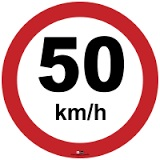
#> input picture Processamento de imagens/Trabalho 4/3/entrada/50km.jpg, 160 x 160 px
$ python 3.py
#> lines starting #> are read from the running program, lines starting #| are printed output that depends on the picture
import cv2
import os
from matplotlib import pyplot as plt

img_test = cv2.imread("./3/entrada/50km.jpg", cv2.IMREAD_GRAYSCALE)
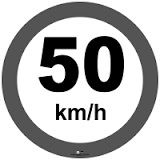
#> img_test: shape (160, 160); min 0, max 255, mean 176.9
sift = cv2.SIFT_create()
#> (the run stopped early here; a loop or call above may not have finished)

$ run again, with Processamento de imagens/Trabalho 4/3/entrada/lombada.jpg copied over Processamento de imagens/Trabalho 4/3/entrada/50km.jpg
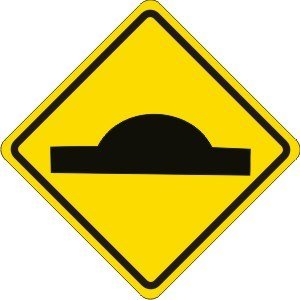
#> input picture Processamento de imagens/Trabalho 4/3/entrada/lombada.jpg, 300 x 300 px
#> `img_test = cv2.imread("./3/entrada/50km.jpg", cv2.IMREAD_GRAYSCALE)`:
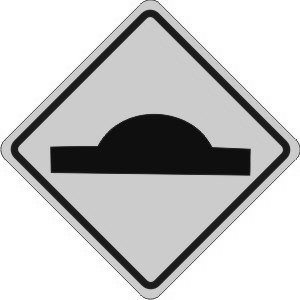
#> img_test: shape (300, 300); min 0, max 255, mean 198.2

$ run again, with Processamento de imagens/Trabalho 4/3/entrada/pare.jpg copied over Processamento de imagens/Trabalho 4/3/entrada/50km.jpg
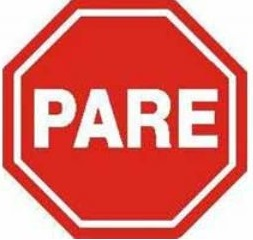
#> input picture Processamento de imagens/Trabalho 4/3/entrada/pare.jpg, 253 x 240 px
#> `img_test = cv2.imread("./3/entrada/50km.jpg", cv2.IMREAD_GRAYSCALE)`:
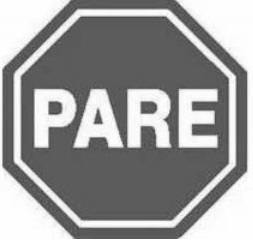
#> img_test: shape (240, 253); min 65, max 255, mean 151.9
